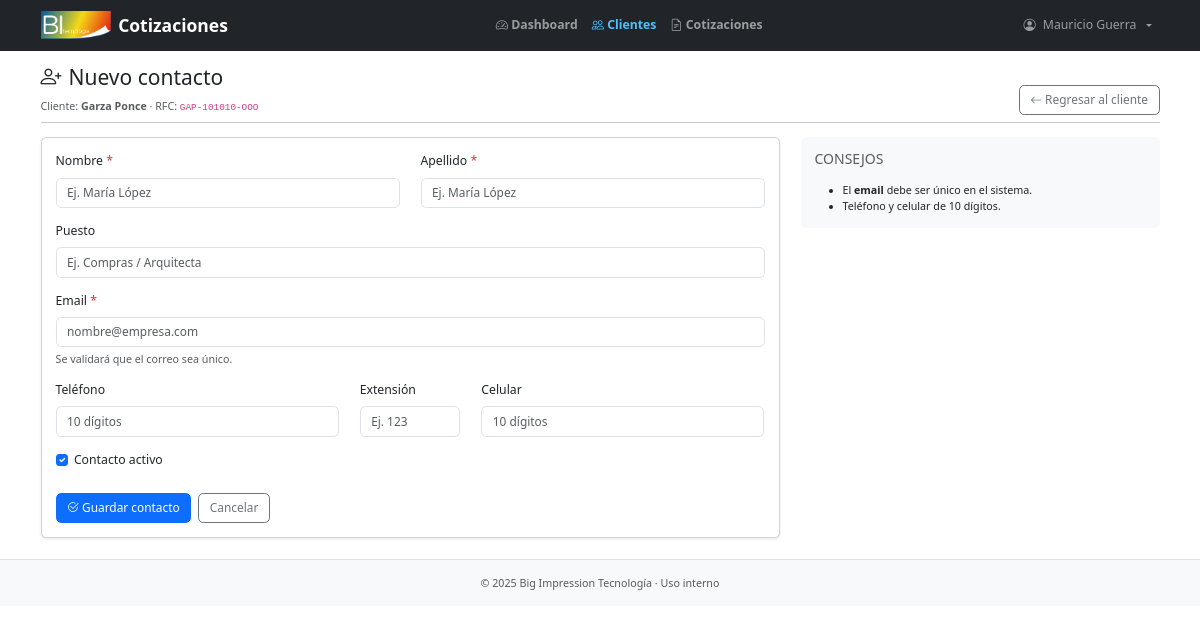
Page /customers/garzaponce/contact/new/ (signed in) on the committed database.
### users/models.py (models this page shows)
class CustomUser(AbstractUser):
    def __str__(self):
        return (self.get_full_name() or self.username).strip()

### customers/models.py (models this page shows, shortened)
class Customer(models.Model):
    class Meta:
        verbose_name = "Cliente"
        verbose_name_plural = "Clientes"
        ordering = ["name"]
        indexes = [
            models.Index(fields=["assigned_to"]),
        ]
    rfc_validator = RegexValidator(
        regex=r"^([A-Za-zÑñ\x26]{3,4}([0-9]{2})(0[1-9]|1[0-2])(0[1-9]|1[0-9]|2[0-9]|3[0-1]))([A-Za-z\d]{3})?$",
        message="El RFC no tiene un formato válido"
    )
    name = models.CharField(max_length=100, unique=True, verbose_name="Cliente")
    slug = models.SlugField(max_length=100, unique=True)
    rfc = models.CharField(max_length=13, validators=[rfc_validator], unique=True, null=True, blank=True)
    assigned_to = models.ForeignKey(settings.AUTH_USER_MODEL, on_delete=models.SET_NULL, null=True, blank=True, verbose_name="Vendedor", related_name="assigned_customers")
    created = models.DateTimeField(auto_now_add=True)
    updated = models.DateTimeField(auto_now=True)
    created_by = models.ForeignKey(settings.AUTH_USER_MODEL, on_delete=models.PROTECT, null=True, related_name="created_customers", verbose_name="Creado por")
    updated_by = models.ForeignKey(settings.AUTH_USER_MODEL, on_delete=models.PROTECT, null=True, related_name="updated_customers", verbose_name="Modificado por")
    def formatted_rfc(self):
        if self.rfc[3].isdigit():
            return f"{self.rfc[:3]}-{self.rfc[3:9]}-{self.rfc[9:]}"
        return f"{self.rfc[:4]}-{self.rfc[4:10]}-{self.rfc[10:]}"
    def get_absolute_url(self):
        return reverse("customers:customer_detail", kwargs={"slug": self.slug})

### customers/views.py (the view, shortened to what this page needs)
# urls.py: path("<slug:slug>/contact/new/", views.ContactCreateView.as_view(), name="new_contact"),
class ContactCreateView(LoginRequiredMixin, CreateView):
    model = Contact
    fields = [
        "first_name", "last_name", "title", "phone", "phone_extension",
        "cel_phone", "email", "is_active"
    ]
    template_name = "customers/contact_form.html"
    def dispatch(self, request, *args, **kwargs):
        self.customer = get_object_or_404(Customer, slug=kwargs["slug"])
        return super().dispatch(request, *args, **kwargs)
    def get_context_data(self, **kwargs):
        context = super().get_context_data(**kwargs)
        context["customer"] = self.customer
        return context

### customers/templates/customers/contact_form.html (shortened to what this page needs)
{% extends "base.html" %}
{% block nav_active_clientes %}active{% endblock %}
{% block content_header %}
  <div class="d-flex align-items-end justify-content-between mt-3 mb-2">
    <div>
      <h1 class="h4 mb-2 d-flex align-items-center gap-2">
        <i class="bi bi-person-plus"></i> Nuevo contacto
      </h1>
      <small class="text-muted">
        Cliente: <strong>{{ customer.name }}</strong> · RFC: <code>{{ customer.formatted_rfc|default:customer.rfc }}</code>
      </small>
    </div>
    <div>
      <a href="{{ customer.get_absolute_url }}" class="btn btn-outline-secondary">
        <i class="bi bi-arrow-left"></i> Regresar al cliente
      </a>
    </div>
  </div>
  <hr class="mt-2 mb-3">
{% endblock content_header %}
{% block content %}
    <div class="row">
        <div class="col-12 col-lg-8">
            <div class="card shadow-sm">
                <div class="card-body">
                    <form method="post" action="{% url 'customers:new_contact' customer.slug %}" novalidate>
                        <div class="row">
                            <div class="col-md-6 mb-3">
                                <label class="form-label">Nombre <span class="text-danger">*</span></label>
                                <input type="text"
                                       name="{{ form.first_name.name }}"
                                       value="{{ form.first_name.value|default_if_none:'' }}"
                                       maxlength="30"
                                       required
                                       autofocus
                                       class="form-control {% if form.first_name.errors %}is-invalid{% endif %}"
                                       placeholder="Ej. María López">
                            </div>
                            <div class="col-md-6 mb-3">
                                <label class="form-label">Apellido <span class="text-danger">*</span></label>
                                <input type="text"
                                       name="{{ form.last_name.name }}"
                                       value="{{ form.last_name.value|default_if_none:'' }}"
                                       maxlength="30"
                                       required
                                       class="form-control {% if form.last_name.errors %}is-invalid{% endif %}"
                                       placeholder="Ej. María López">
                            </div>
                        </div>
                        <div class="mb-3">
                            <label class="form-label">Puesto</label>
                            <input type="text"
                                   name="{{ form.title.name }}"
                                   value="{{ form.title.value|default_if_none:'' }}"
                                   maxlength="30"
                                   class="form-control {% if form.title.errors %}is-invalid{% endif %}"
                                   placeholder="Ej. Compras / Arquitecta">
                        </div>
                        <div class="mb-3">
                            <label class="form-label">Email <span class="text-danger">*</span></label>
                            <input type="email"
                                   name="{{ form.email.name }}"
                                   value="{{ form.email.value|default_if_none:'' }}"
                                   required
                                   class="form-control {% if form.email.errors %}is-invalid{% endif %}"
                                   placeholder="nombre@empresa.com">
                            {% if form.email.errors %}
                                <div class="invalid-feedback">
                                    {% for e in form.email.errors %}{{ e }}{% endfor %}
                                </div>
                            {% else %}
                                <div class="form-text">Se validará que el correo sea único.</div>
                            {% endif %}
                        </div>
                        <div class="row">
                            <div class="col-md-5 mb-3">
                                <label class="form-label">Teléfono</label>
                                <input type="text" inputmode="numeric" pattern="\d{10}"
                                       name="{{ form.phone.name }}"
                                       value="{{ form.phone.value|default_if_none:'' }}"
                                       class="form-control {% if form.phone.errors %}is-invalid{% endif %}"
                                       placeholder="10 dígitos">
                            </div>
                            <div class="col-md-2 mb-3">
                                <label class="form-label">Extensión</label>
                                <input type="text" inputmode="numeric"
                                       name="{{ form.phone_extension.name }}"
                                       value="{{ form.phone_extension.value|default_if_none:'' }}"
                                       class="form-control {% if form.phone_extension.errors %}is-invalid{% endif %}"
                                       placeholder="Ej. 123">
                            </div>
                            <div class="col-md-5 mb-3">
                                <label class="form-label">Celular</label>
                                <input type="text" inputmode="numeric" pattern="\d{10}"
                                       name="{{ form.cel_phone.name }}"
                                       value="{{ form.cel_phone.value|default_if_none:'' }}"
                                       class="form-control {% if form.cel_phone.errors %}is-invalid{% endif %}"
                                       placeholder="10 dígitos">
                            </div>
                        </div>
                        <div class="form-check mb-4">
                            <input class="form-check-input" type="checkbox"
                                name="{{ form.is_active.name }}"
                                id="id_is_active"
                                {% if form.is_active.value %}checked{% endif %}>
                            <label class="form-check-label" for="id_is_active">
                                Contacto activo
                            </label>
                        </div>
                        <div class="d-flex gap-2">
                            <button type="submit" class="btn btn-primary">
                                <i class="bi bi-check2-circle"></i> Guardar contacto
                            </button>
                            <a href="{{ customer.get_absolute_url }}" class="btn btn-outline-secondary">Cancelar</a>
                        </div>
                    </form>
                </div>
            </div>
        </div>
        <div class="col-12 col-lg-4 mt-3 mt-lg-0">
            <div class="card border-0 bg-light">
                <div class="card-body">
                    <h6 class="text-uppercase text-muted mb-3">Consejos</h6>
                    <ul class="small mb-0">
                        <li>El <strong>email</strong> debe ser único en el sistema.</li>
                        <li>Teléfono y celular de 10 dígitos.</li>
                    </ul>
                </div>
            </div>
        </div>
  </div>
{% endblock content %}

### templates/base.html (shortened to what this page needs)
{% load static %}
{% load humanize %}
<!DOCTYPE html>
<html lang="es-MX">
    <head>
        <link href="https://cdn.jsdelivr.net/npm/bootstrap@5.3.3/dist/css/bootstrap.min.css"
          rel="stylesheet"
>
        <link rel="stylesheet" href="https://cdn.jsdelivr.net/npm/bootstrap-icons@1.11.3/font/bootstrap-icons.css">
        <link rel="stylesheet" href="{% static 'css/base.css' %}">
    </head>
    <body>
    <div class="toast-container position-fixed top-0 end-0 p-3" style="z-index: 1080;">
    </div>
        {% block header %}
        <header>
            <nav class="navbar navbar-expand-lg navbar-dark bg-dark">
                <div class="container">
                    <a class="navbar-brand d-flex align-items-center gap-2" href="{% url 'quotes:dashboard' %}">
                        <img src="{% static 'images/logo-bit.png' %}"
                            alt="BI-Tecnología"
                            style="height: 28px; width: auto;">
                        <span class="fw-bold">Cotizaciones</span>
                    </a>
                    <div class="collapse navbar-collapse" id="bitNavbar">
                        <ul class="navbar-nav ms-auto mb-2 mb-lg-0 fw-bold">
                            {% if user.is_authenticated %}
                                <li class="nav-item">
                                    {% if request.resolver_match.url_name == 'dashboard' %}
                                        <span class="nav-link active"><i class="bi bi-speedometer2"></i> Dashboard</span>
                                    {% else %}
                                        <a class="nav-link {% block nav_active_dashboard %}{% endblock %}" href="{% url 'quotes:dashboard' %}">
                                            <i class="bi bi-speedometer2"></i> Dashboard
                                        </a>
                                    {% endif %}
                                </li>
                                <li class="nav-item">
                                    {% if request.resolver_match.url_name == 'clientes_list' %}
                                        <span class="nav-link active"><i class="bi bi-people"></i> Clientes</span>
                                    {% else %}
                                        <a class="nav-link {% block nav_active_clientes %}{% endblock %}" href="{% url 'customers:customer_list' %}">
                                            <i class="bi bi-people"></i> Clientes
                                        </a>
                                    {% endif %}
                                </li>
                                <li class="nav-item">
                                    {% if request.resolver_match.url_name == 'quotes_list' %}
                                        <span class="nav-link active"><i class="bi bi-file-earmark-text"></i> Cotizaciones</span>
                                    {% else %}
                                        <a class="nav-link {% block nav_active_cotizaciones %}{% endblock %}" href="{% url 'quotes:quote_list' %}">
                                            <i class="bi bi-file-earmark-text"></i> Cotizaciones
                                        </a>
                                    {% endif %}
                                </li>
                            {% endif %}
                        </ul>
                        <ul class="navbar-nav ms-auto">
                            {% if user.is_authenticated %}
                                <li class="nav-item dropdown">
                                <a class="nav-link dropdown-toggle d-flex align-items-center gap-2" href="#" role="button" data-bs-toggle="dropdown" aria-expanded="false">
                                    <i class="bi bi-person-circle"></i>
                                    <span>{{ user.get_full_name|default:user.username }}</span>
                                </a>
                                </li>
                            {% else %}
                                <li class="nav-item"><a class="btn btn-outline-light btn-sm" href="{% url 'users:login' %}">Iniciar sesión</a></li>
                            {% endif %}
                        </ul>
                    </div>
                </div>
            </nav>
        </header>
        {% endblock header %}
        <main class="container">
            {% block content_header %}{% endblock content_header %}
            {% block content %}{% endblock content %}
        </main>
        {% block footer %}
            <footer class="bg-light text-center py-3 mt-4 border-top">
                <small class="text-muted">© 2025 Big Impression Tecnología · Uso interno</small>
            </footer>
        {% endblock footer %}
    </body>
</html>

### static/css/base.css (style rules this page uses)
html, body { font-size: 0.875rem; }
h1, .h1 { font-size: 1.75rem; }
.form-control, .form-select { font-size: 0.85rem; }
.btn { font-size: 0.85rem; }
.nav-link.active { color: #4cc2ff !important; text-decoration: none !important; }

### rows in the picture
CustomUser: get_full_name "Mauricio Guerra"
Customer: name "Garza Ponce", formatted_rfc "GAP-101010-OOO"
